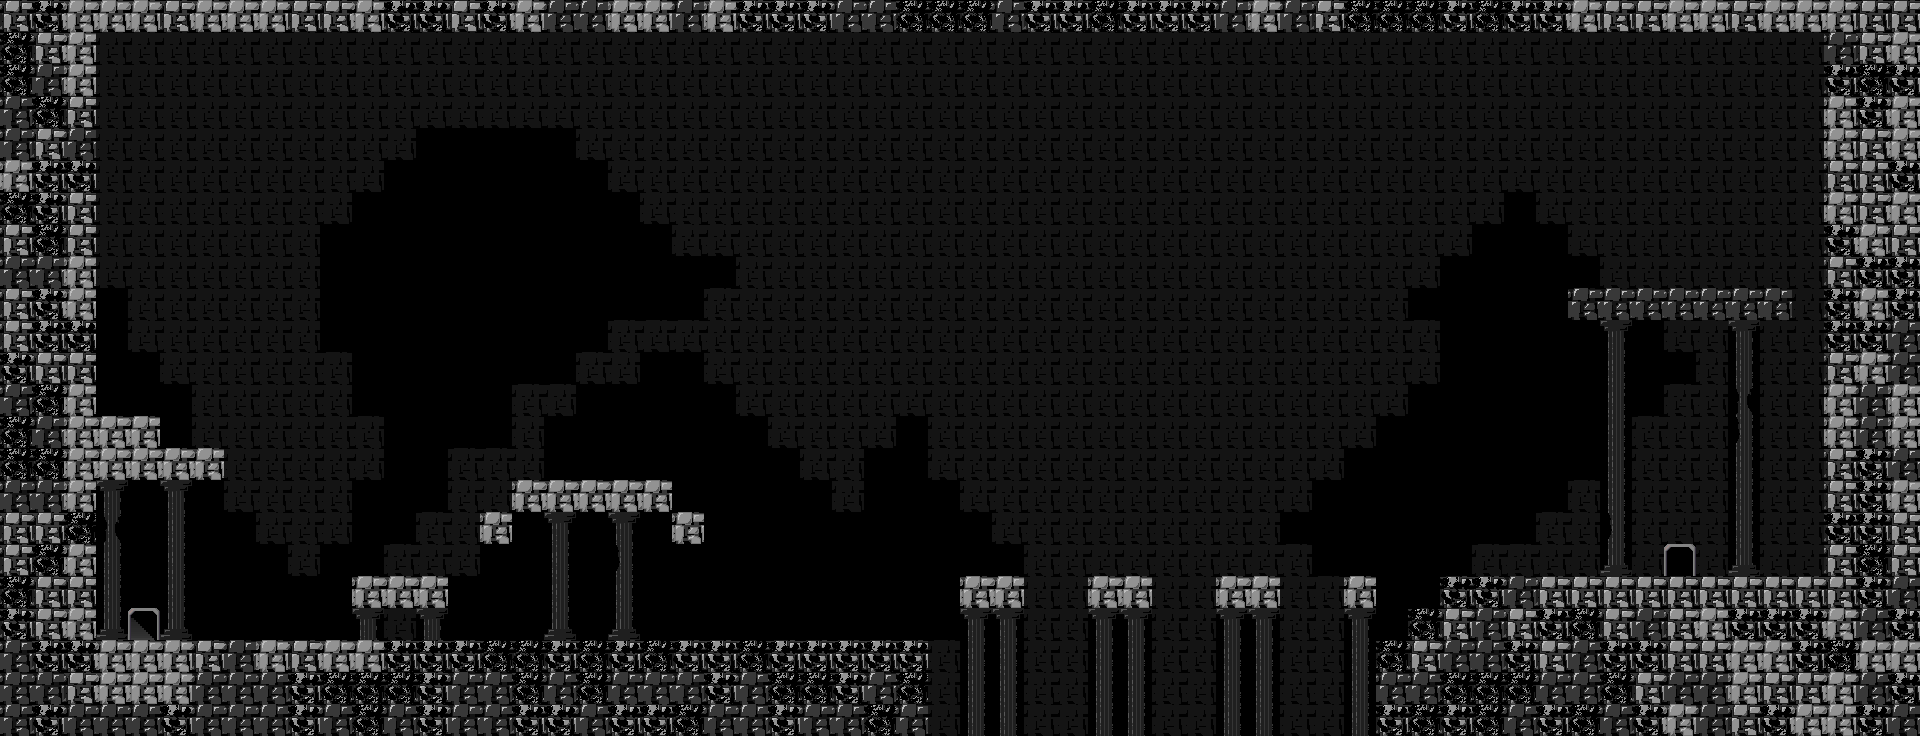

A level layout from a 2D game, rendered from its tile map. Below: a short description, then the map file with tile-grid data replaced by summaries:
An orthogonal 60x23 tile map with 32x32 px tiles, 5 tile layers (background, ground, wall, doornext, ...).

<map version="1.0" orientation="orthogonal" renderorder="right-down" width="60" height="23" tilewidth="32" tileheight="32" backgroundcolor="#000000" nextobjectid="1">
 <tileset firstgid="1" name="bricks" tilewidth="32" tileheight="32">
  <image source="tileset/bricks.png" width="256" height="160" />
 </tileset>
 <layer name="background" width="60" height="23">
  <data>[1380 cells, 1009 non-empty, 13 distinct tile ids]</data>
 </layer>
 <layer name="ground" width="60" height="23">
  <data>[1380 cells, 64 non-empty, 5 distinct tile ids]</data>
 </layer>
 <layer name="wall" width="60" height="23">
  <data>[1380 cells, 93 non-empty, 5 distinct tile ids]</data>
 </layer>
 <layer name="doornext" width="60" height="23">
  <data>[1380 cells, 1 non-empty, 1 distinct tile ids]</data>
 </layer>
 <layer name="doorprevious" width="60" height="23">
  <data>[1380 cells, 1 non-empty, 1 distinct tile ids]</data>
 </layer>
</map>
